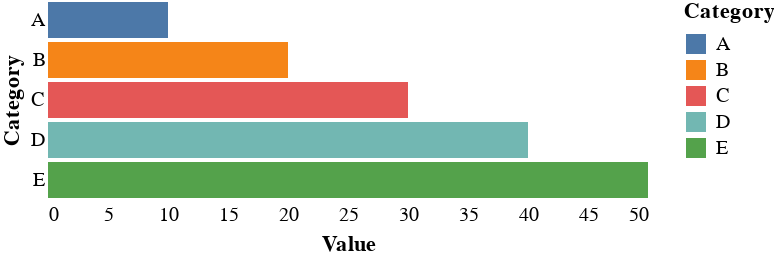

The notebook cell this image was saved under:
### Code cell
import altair as alt
import pandas as pd

# Sample data
data = pd.DataFrame({
    'Category': ['A', 'B', 'C', 'D', 'E'],
    'Value': [10, 20, 30, 40, 50]
})

# Create horizontal bar chart with transparent background
chart = alt.Chart(data).mark_bar().encode(
    x='Value:Q',
    y='Category:N',
    color='Category:N'
).configure(
    background='transparent',padding={'left': 0, 'top': 0, 'right': 0, 'bottom': 0},
    axis={'grid': False, 'domain': False, 'ticks': False},view={'stroke': 'transparent', 'strokeWidth': 0}
)

# Display the chart
chart

### Figure 1 — Vega-Lite specification as saved in the notebook (floating-point values rounded to 4 significant figures)
{"config": {"view": {"continuousWidth": 300, "continuousHeight": 300, "stroke": "transparent", "strokeWidth": 0}, "axis": {"grid": false, "domain": false, "ticks": false}, "background": "transparent", "padding": {"left": 0, "top": 0, "right": 0, "bottom": 0}}, "data": {"name": "data-d2e7489d1531a07a39e96761197ee1a7"}, "mark": {"type": "bar"}, "encoding": {"color": {"field": "Category", "type": "nominal"}, "x": {"field": "Value", "type": "quantitative"}, "y": {"field": "Category", "type": "nominal"}}, "$schema": "https://vega.github.io/schema/vega-lite/v5.20.1.json", "datasets": {"data-d2e7489d1531a07a39e96761197ee1a7": [{"Category": "A", "Value": 10}, {"Category": "B", "Value": 20}, {"Category": "C", "Value": 30}, {"Category": "D", "Value": 40}, {"Category": "E", "Value": 50}]}}
